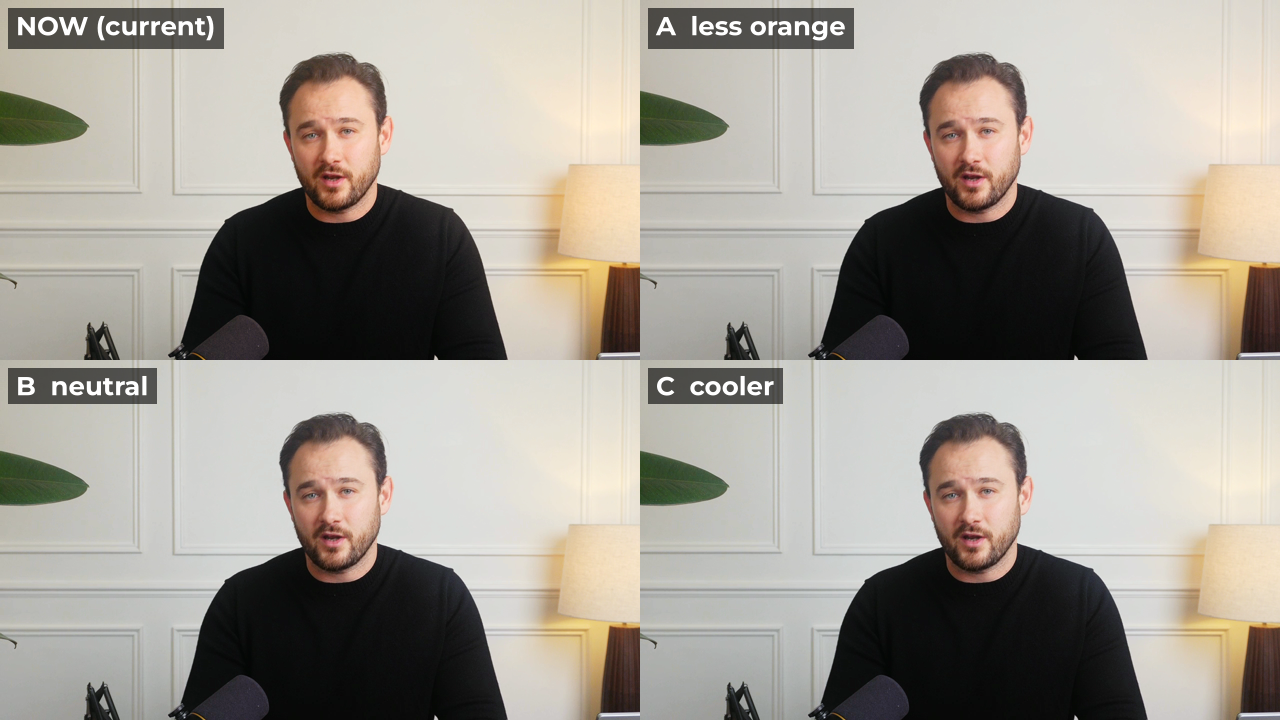
#> input picture projects/2026-10-26_budget-week-landlords/exports/2026-10-26_budget-week-landlords_colour-test_ABC.png, 1280 x 720 px, given in place of monogram-white.png, which was not available
$ python make_story.py ../projects/2026-10-26_budget-week-landlords/exports/2026-10-26_budget-week-landlords_colour-test_ABC.png ../projects/01-valuation/thumbnail/thumb-A-monochrome.jpg ../projects/01-valuation/thumbnail/thumb-A-monochrome.jpg
#> lines starting #> are read from the running program, lines starting #| are printed output that depends on the picture; pictures that were not available may be replaced by others from this repository, and a replacement may not be noted
#!/usr/bin/env python3
"""Instagram Story announcing a YouTube video (1080x1920).

Black background, monogram, spaced "NEW ON YOUTUBE" label with a hairline, the
title in Cormorant Garamond italic, the video thumbnail, and a clear band for the
link sticker. Everything sits inside Instagram's Story safe area (the top ~250 px
and bottom ~340 px are covered by the app).

Usage: make_story.py <thumbnail.jpg> <out.png> "Title line 1" ["Title line 2" ...]
"""
import os, sys

from PIL import Image, ImageDraw, ImageFont

REPO = os.path.dirname(os.path.dirname(os.path.abspath(__file__)))
F = os.path.join(REPO, "brand", "fonts")
W, H = 1080, 1920


def spaced(d, xy, text, font, fill, tracking):
    """Draw centred text with extra letter spacing."""
    width = sum(font.getlength(c) for c in text) + tracking * (len(text) - 1)
    x, y = xy[0] - width / 2, xy[1]
    for c in text:
        d.text((x, y), c, font=font, fill=fill, anchor="ls")
        x += font.getlength(c) + tracking


def story(thumb, out, title_lines):
    img = Image.new("RGB", (W, H), (0, 0, 0))
#> img: PIL image 1080x1920 RGB; every value is 0
    d = ImageDraw.Draw(img)

    logo = Image.open(os.path.join(REPO, "brand", "logos", "monogram-white.png")).convert("RGBA")
    logo = logo.resize((64, 64), Image.LANCZOS)
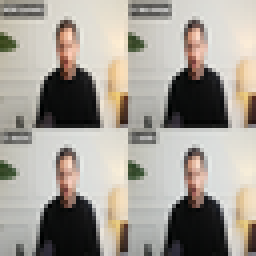
#> logo: PIL image 64x64 RGBA (shown 4 times larger); mean R, G, B, A 162.1, 156.7, 148.2, 255
    img.paste(logo, ((W - 64) // 2, 280), logo)
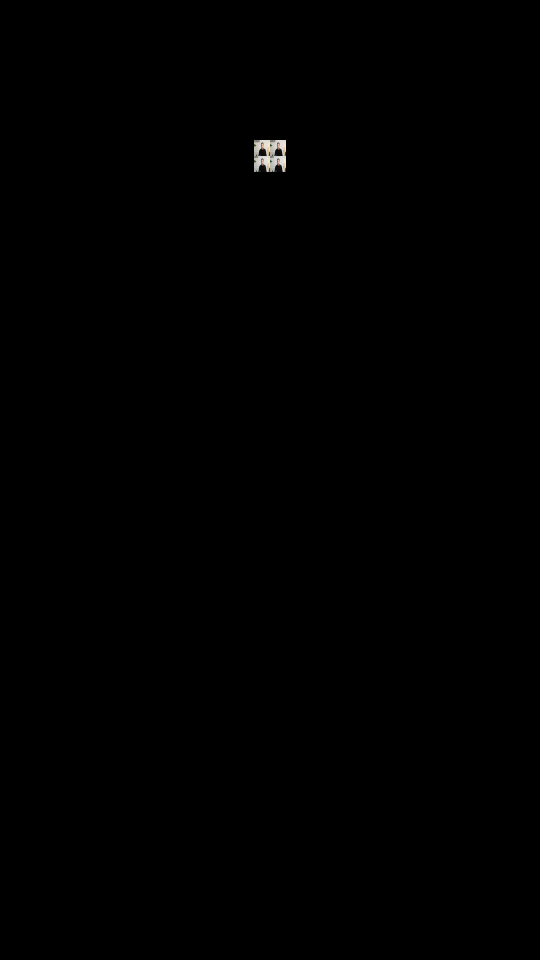
#> img: PIL image 1080x1920 RGB (shown at 1/2 size); mean R, G, B 0.3, 0.3, 0.3

    label = ImageFont.truetype(os.path.join(F, "Montserrat-600.ttf"), 30)
    spaced(d, (W / 2, 410), "NEW ON YOUTUBE", label, (190, 190, 190), 9)
    d.line([(W / 2 - 40, 442), (W / 2 + 40, 442)], fill=(120, 120, 120), width=2)

    size = 104
    serif = ImageFont.truetype(os.path.join(F, "CormorantGaramond-500-Italic.ttf"), size)
    while max(serif.getlength(l) for l in title_lines) > W * 0.84:  # keep clear of the edges
        size -= 4
        serif = ImageFont.truetype(os.path.join(F, "CormorantGaramond-500-Italic.ttf"), size)
    y = 530
    for line in title_lines:
        d.text((W / 2, y), line, font=serif, fill="white", anchor="ms")
        y += round(size * 0.94)
#> after the loop, y = 556

    t = Image.open(thumb).convert("RGB").resize((940, 529), Image.LANCZOS)
    top = y - 30  # y is one line below the last baseline
#> top = 526
    img.paste(t, ((W - 940) // 2, top))
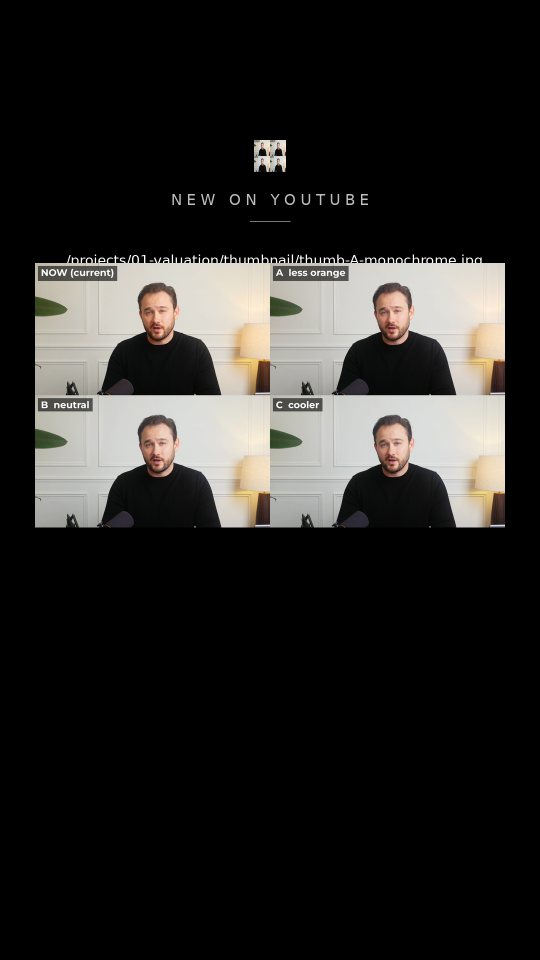
#> img: PIL image 1080x1920 RGB (shown at 1/2 size); mean R, G, B 39.8, 38.5, 36.4
    d.rectangle([(W - 940) // 2 - 1, top - 1, (W + 940) // 2, top + 529], outline=(70, 70, 70), width=1)

    small = ImageFont.truetype(os.path.join(F, "Montserrat-500.ttf"), 34)
    d.text((W / 2, top + 529 + 70), "Tap the link below to watch", font=small, fill=(200, 200, 200), anchor="ms")
    # the band below this line is left empty for the link sticker
    band = (top + 529 + 100, top + 529 + 240)
#> band = (1155, 1295)
    assert band[1] <= H - 340, "link sticker band would sit under the Instagram reply bar"
    img.save(out)
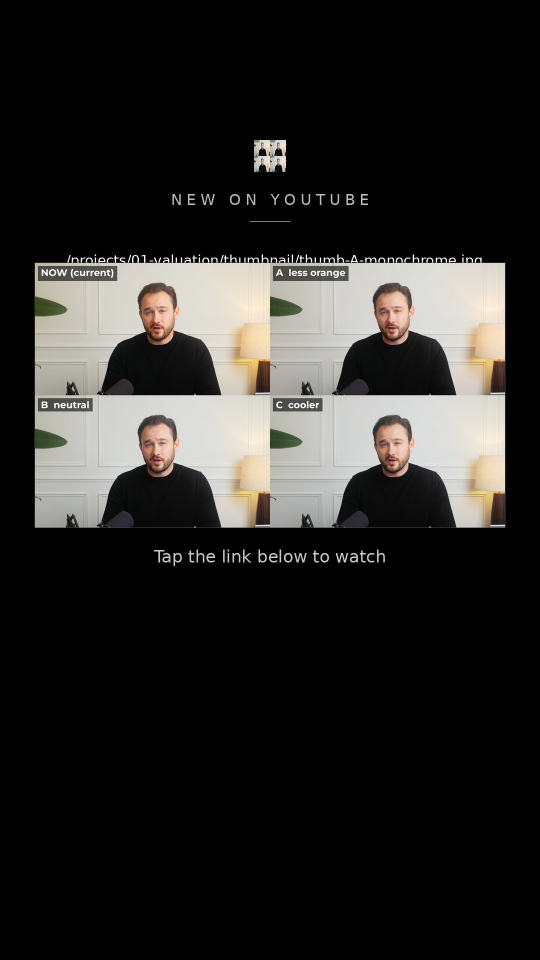
#> saved as thumb-A-monochrome.jpg: PIL image 1080x1920 RGB (shown at 1/2 size); mean R, G, B 40.2, 38.9, 36.8
    print(f"story -> {out}  (link sticker band: y {band[0]}-{band[1]})")
#| story -> ../projects/01-valuation/thumbnail/thumb-A-monochrome.jpg  (link sticker band: y 1155-1295)


if __name__ == "__main__":
    if len(sys.argv) < 4:
        sys.exit(__doc__)
    story(sys.argv[1], sys.argv[2], sys.argv[3:])

$ run again, on projects/01-valuation/thumbnail/thumb-A-monochrome.jpg
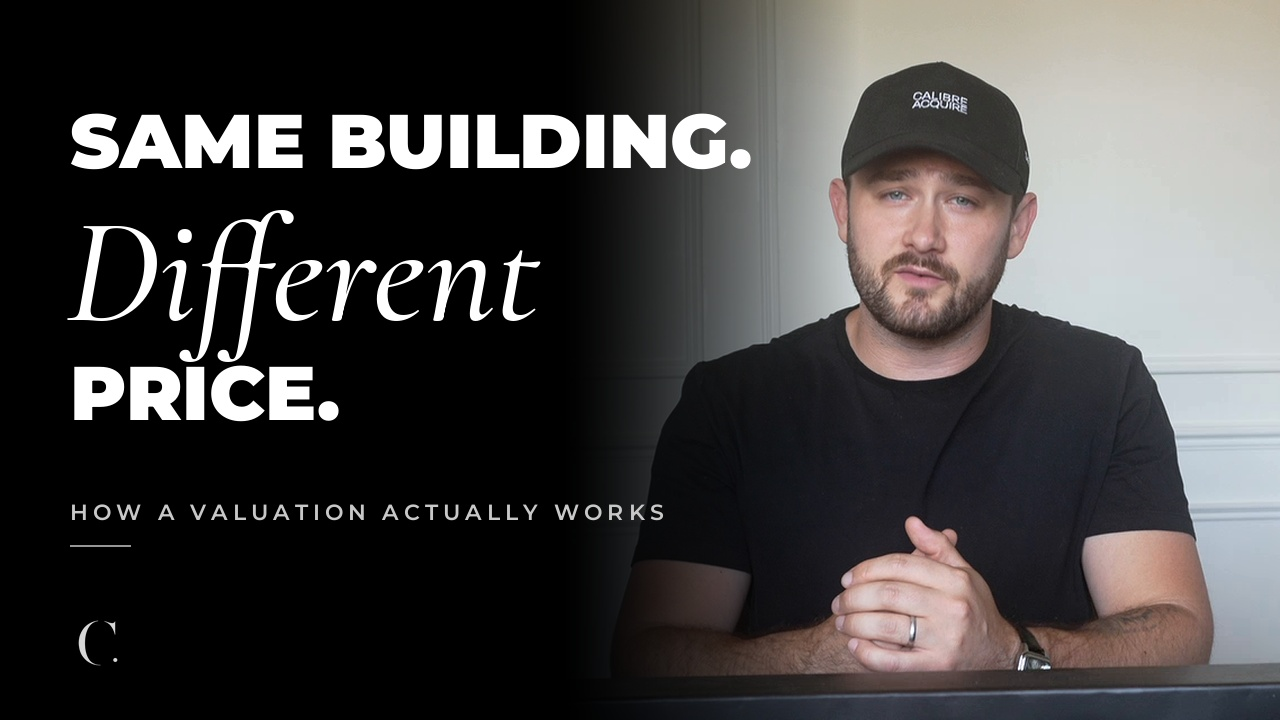
#> input picture projects/01-valuation/thumbnail/thumb-A-monochrome.jpg, 1280 x 720 px, given in place of monogram-white.png, which was not available
#> in story, `logo = logo.resize((64, 64), Image.LANCZOS)`:
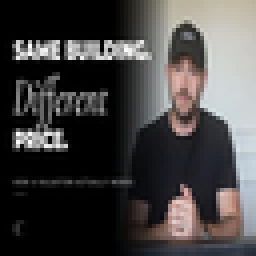
#> logo: PIL image 64x64 RGBA (shown 4 times larger); mean R, G, B, A 69.1, 67, 66.6, 255
#> after the loop in story, `for line in title_lines:`: y = 556
#> top = 526
#> band = (1155, 1295)
#> in story, `img.save(out)`:
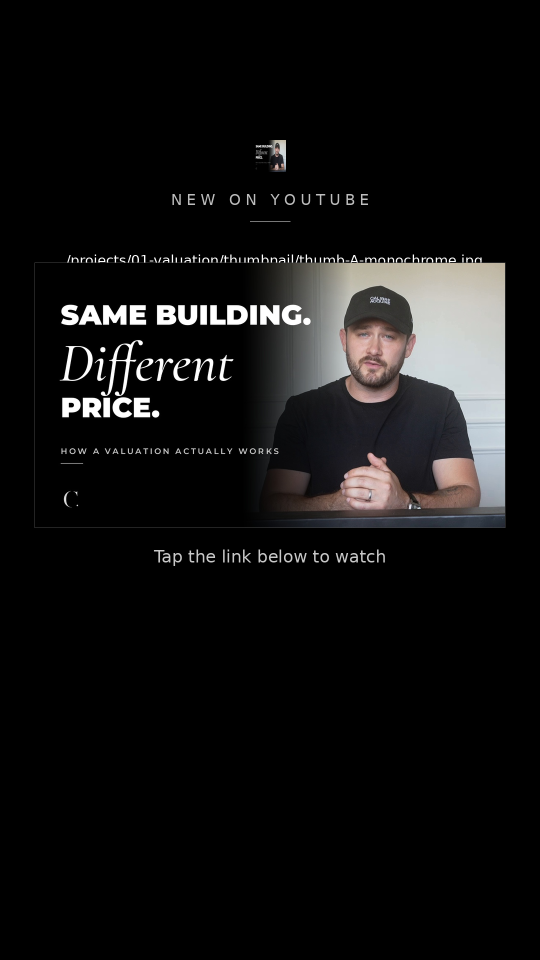
#> saved as thumb-A-monochrome.jpg: PIL image 1080x1920 RGB (shown at 1/2 size); mean R, G, B 17.6, 17.1, 17
#| story -> ../projects/01-valuation/thumbnail/thumb-A-monochrome.jpg  (link sticker band: y 1155-1295)
